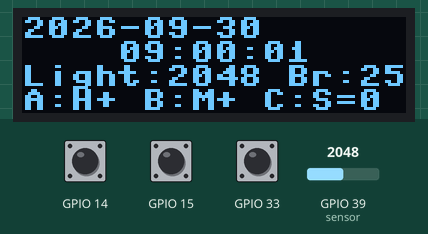
Bench run of a program on a simulated ESP32 board running MicroPython. On the bench: 128×32 one-colour display. Inputs (shaded band) come from the test bench; at power-on: GPIO 39 (sensor) = 2048, GPIO 14 HIGH, GPIO 15 HIGH, GPIO 33 HIGH (analog values on the 0–4095 scale). The clock reads 2024-03-15 10:24:30 at power-on unless the program sets it; what the program prints to the serial console is not drawn.

Above: at 1.2 s.
1.3 s: GPIO 39 (sensor) set to 215
At 1.7 s:
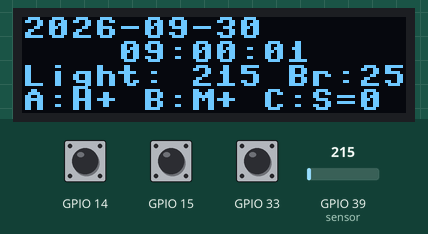
2.8 s: GPIO 14 pulled LOW for 0.15 s
At 3.8 s:
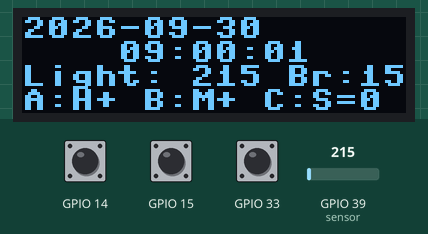
4.5 s: GPIO 15 pulled LOW for 0.15 s
At 5.7 s:
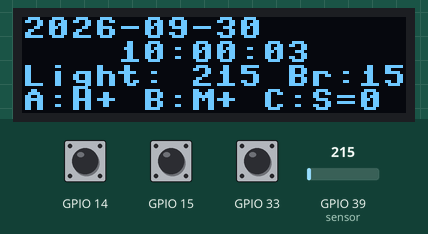
6.5 s: GPIO 33 pulled LOW for 0.15 s
At 7.8 s:
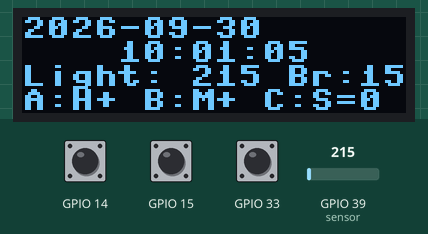
8.5 s: GPIO 14 pulled LOW for 1 s
At 9.8 s:
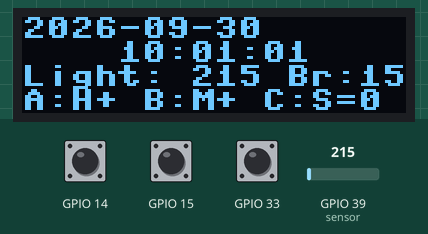
11.0 s: GPIO 15 pulled LOW for 1 s
At 11.8 s:
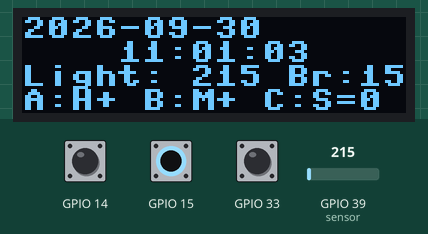
Timing chart, 0 to 14.0 s (numbered marks = the images above; inputs shaded):
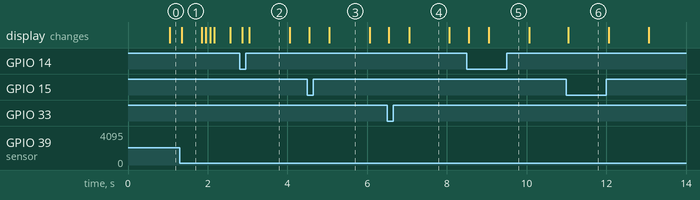

Measured:
- after the input at 1.3 s, the display: changes after 0.05 s (image 1)
- what the display in image 1 shows lasts 0.6 s, from 1.3 s to 1.9 s
- what the display in image 2 shows lasts 1.1 s, from 3.0 s to 4.1 s

The program:

lab3_check2.py
```python
from machine import Pin, I2C, RTC, ADC
import time
import ssd1306

# Same OLED and button wiring as the working Checkpoint 1.
SDA_PIN = 22
SCL_PIN = 20
BUTTON_A_PIN = 15
BUTTON_B_PIN = 33
BUTTON_C_PIN = 14
LIGHT_PIN = 39  # A3: same light sensor as Lab 2.

OLED_WIDTH = 128
OLED_HEIGHT = 32
OLED_ADDR = 0x3C
I2C_FREQ = 400000
DEBOUNCE_MS = 30
DISPLAY_MS = 100
LIGHT_SAMPLE_MS = 50
LIGHT_PRINT_MS = 500

# Provisional range expanded after Check2 readings of roughly 136-302.
# Set these to the readings measured in a dim room and a bright room.
LIGHT_DARK = 0
LIGHT_BRIGHT = 350
CONTRAST_MIN = 4     # Keep the screen visible in a dim room.
CONTRAST_MAX = 255
SMOOTHING_ALPHA = 0.25  # New reading gets 25% weight to reduce flicker.

# (year, month, day, weekday, hour, minute, second, subseconds)
# Fixed group setting, reset on every boot: Wednesday, 2026-09-30, 09:00:00.
START_TIME = (2026, 9, 30, 2, 9, 0, 0, 0)


def date_text(current):
    return "%04d-%02d-%02d" % (current[0], current[1], current[2])


def time_text(current):
    return "%02d:%02d:%02d" % (current[4], current[5], current[6])


class DebouncedButton:
    """Confirm a stable input in the main loop after a GPIO interrupt."""

    def __init__(self, name, number):
        self.name = name
        self.pin = Pin(number, Pin.IN, Pin.PULL_UP)
        self.pin.irq(handler=None)
        self.state = self.pin.value()
        self.candidate = self.state
        self.since = time.ticks_ms()
        self.pending = True
        self.debouncing = False
        self.initializing = True
        self.callback = self._on_edge

    def _on_edge(self, pin):
        # Keep the callback short; do all timing and actions in the main loop.
        if not self.pending:
            self.pending = True
            pin.irq(handler=None)

    def _arm(self):
        self.pin.irq(
            trigger=Pin.IRQ_FALLING | Pin.IRQ_RISING,
            handler=self.callback
        )
        # Recover an edge that occurred while this pin's interrupt was masked.
        if self.pin.value() != self.state:
            self.callback(self.pin)

    def update(self, now):
        # Return 0 for a confirmed press, 1 for release, or None for no event.
        if not self.pending:
            return None

        current = self.pin.value()
        if not self.debouncing:
            self.candidate = current
            self.since = now
            self.debouncing = True
        elif current != self.candidate:
            self.candidate = current
            self.since = now

        if time.ticks_diff(now, self.since) < DEBOUNCE_MS:
            return None

        event = None
        if not self.initializing and self.candidate != self.state:
            event = self.candidate

        # Establish the initial state without treating a held startup button
        # as a new press. Release it and press again to perform an action.
        self.state = self.candidate
        self.initializing = False
        self.debouncing = False
        self.pending = False
        self._arm()
        return event

    def close(self):
        self.pin.irq(handler=None)


class AmbientLight:
    """Read the light sensor and smoothly adjust the OLED contrast."""

    def __init__(self, sensor, display):
        self.sensor = sensor
        self.display = display
        self.raw = 0
        self.filtered = None
        self.contrast = None

    def update(self):
        self.raw = self.sensor.read()
        if self.filtered is None:
            self.filtered = self.raw
        else:
            self.filtered += SMOOTHING_ALPHA * (self.raw - self.filtered)

        # Also supports sensors whose reading decreases in brighter light:
        # enter the actual dark/bright readings, even if DARK > BRIGHT.
        level = (self.filtered - LIGHT_DARK) / (LIGHT_BRIGHT - LIGHT_DARK)
        level = max(0.0, min(1.0, level))
        target = int(CONTRAST_MIN + level * (CONTRAST_MAX - CONTRAST_MIN) + 0.5)
        if target != self.contrast:
            self.display.contrast(target)
            self.contrast = target


class Watch:
    def __init__(self, rtc, display, ambient):
        self.rtc = rtc
        self.display = display
        self.ambient = ambient
        self.last_frame = None
        self.last_printed_time = None

    def on_press(self, name):
        if name not in ("A", "B", "C"):
            return False

        # Read the RTC NOW, so editing never restores an old screen snapshot.
        current = list(self.rtc.datetime())
        if name == "A":
            current[4] = (current[4] + 1) % 24
        elif name == "B":
            current[5] = (current[5] + 1) % 60
        else:
            current[6] = 0
            current[7] = 0  # Start the next second from a whole-second boundary.

        # Manual hour/minute adjustment does not carry into other fields.
        self.rtc.datetime(tuple(current))
        print("Time adjusted:", time_text(current))
        return True

    def draw(self):
        current = self.rtc.datetime()
        frame = current[:7] + (self.ambient.raw, self.ambient.contrast)
        if frame == self.last_frame:
            return False

        self.display.fill(0)
        self.display.text(date_text(current), 0, 0, 1)
        self.display.text(time_text(current), 32, 8, 1)
        self.display.text("Light:%4d Br:%3d" %
                          (self.ambient.raw, self.ambient.contrast), 0, 16, 1)
        self.display.text("A:H+ B:M+ C:S=0", 0, 24, 1)

        self.display.show()
        self.last_frame = frame

        if current[:7] != self.last_printed_time:
            print("Time:", date_text(current), time_text(current))
            self.last_printed_time = current[:7]
        return True


def main():
    used_pins = (SDA_PIN, SCL_PIN, BUTTON_A_PIN, BUTTON_B_PIN, BUTTON_C_PIN,
                 LIGHT_PIN)
    if len(set(used_pins)) != len(used_pins):
        raise ValueError("OLED, buttons and light sensor must use different GPIO pins")
    if LIGHT_DARK == LIGHT_BRIGHT:
        raise ValueError("LIGHT_DARK and LIGHT_BRIGHT must be different")
    if not 0 <= CONTRAST_MIN < CONTRAST_MAX <= 255:
        raise ValueError("Contrast settings must satisfy 0 <= MIN < MAX <= 255")

    # Task 1: set the fixed starting time once on program startup.
    rtc = RTC()
    rtc.datetime(START_TIME)

    # Task 2: initialise the I2C screen and check that it answers.
    try:
        i2c = I2C(0, sda=Pin(SDA_PIN), scl=Pin(SCL_PIN), freq=I2C_FREQ)
        devices = i2c.scan()
    except (ValueError, OSError):
        print("I2C setup/scan failed: SDA=%d, SCL=%d" % (SDA_PIN, SCL_PIN))
        print("Check wiring and whether this firmware supports these pins.")
        if SCL_PIN == 20:
            print("Some ESP32 MicroPython firmware cannot use SCL=20.")
            print("Button C uses GPIO14; do not also use GPIO14 for SCL.")
        raise
    print("I2C devices:", [hex(address) for address in devices])
    if OLED_ADDR not in devices:
        raise OSError(
            "OLED 0x%02X not found; check 3V/GND, SDA=%d and SCL=%d"
            % (OLED_ADDR, SDA_PIN, SCL_PIN)
        )

    display = ssd1306.SSD1306_I2C(OLED_WIDTH, OLED_HEIGHT, i2c, addr=OLED_ADDR)
    sensor = ADC(Pin(LIGHT_PIN))
    sensor.atten(ADC.ATTN_11DB)
    sensor.width(ADC.WIDTH_12BIT)
    ambient = AmbientLight(sensor, display)
    ambient.update()
    watch = Watch(rtc, display, ambient)
    buttons = []

    print("LAB3 CHECK2 - Clock and automatic OLED brightness")
    print("A: hour +1; B: minute +1; C: seconds = 0")
    print("Light sensor: GPIO%d; dark=%d, bright=%d" %
          (LIGHT_PIN, LIGHT_DARK, LIGHT_BRIGHT))

    try:
        # Task 3: each button has its own interrupt and debounce state.
        for name, number in (("A", BUTTON_A_PIN),
                             ("B", BUTTON_B_PIN),
                             ("C", BUTTON_C_PIN)):
            buttons.append(DebouncedButton(name, number))

        now = time.ticks_ms()
        next_draw = now
        next_sample = time.ticks_add(now, LIGHT_SAMPLE_MS)
        next_print = now
        while True:
            now = time.ticks_ms()
            for button in buttons:
                event = button.update(now)
                if event is not None:
                    if event == 0:
                        print("Button %s pressed: 0" % button.name)
                        if watch.on_press(button.name):
                            next_draw = now
                    else:
                        print("Button %s released: 1" % button.name)

            now = time.ticks_ms()
            if time.ticks_diff(now, next_sample) >= 0:
                next_sample = time.ticks_add(now, LIGHT_SAMPLE_MS)
                ambient.update()

            if time.ticks_diff(now, next_draw) >= 0:
                next_draw = time.ticks_add(now, DISPLAY_MS)
                watch.draw()

            if time.ticks_diff(now, next_print) >= 0:
                next_print = time.ticks_add(now, LIGHT_PRINT_MS)
                print("Light:", ambient.raw, "Br:", ambient.contrast)

            # Light sampling and the clock keep running during debounce.
            time.sleep_ms(2)

    except KeyboardInterrupt:
        print("Stopped")
    finally:
        for button in buttons:
            button.close()


# main.py starts the program with just: import lab3_check2
main()
```
